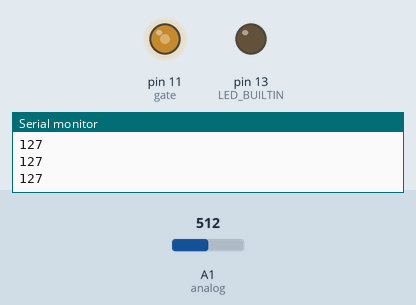
The sketch below on a simulated Arduino Uno, built with avr-gcc and run on an emulated ATmega328P. On the bench: output pins drawn as LEDs (lit = HIGH), the last lines printed to the serial monitor. The test bench sets the inputs (shaded band); at power-on: A1 (analog) = 512.

Above: at 1.2 s.
1.3 s: A1 (analog) set to 716
At 2.1 s:
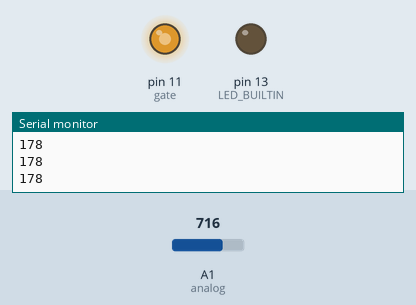
2.8 s: A1 (analog) set to 900
At 3.3 s:
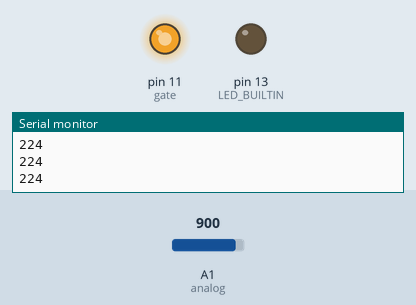
4.3 s: A1 (analog) set to 122
At 5.5 s:
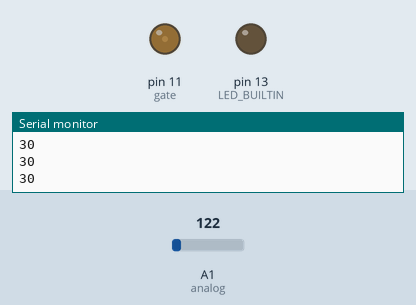
5.8 s: A1 (analog) set to 0
At 6.7 s:
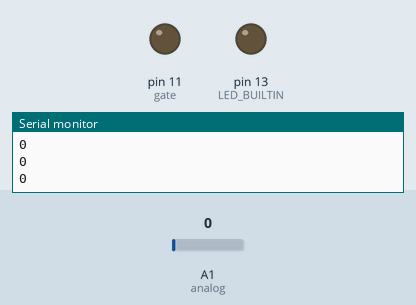
7.3 s: A1 (analog) set to 511
At 7.8 s:
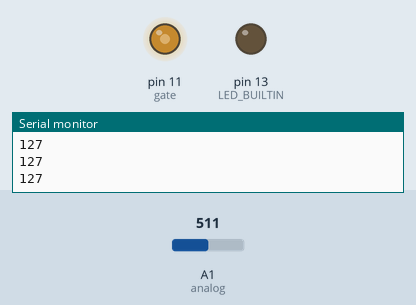
Timing chart, 0 to 9.8 s (numbered marks = the images above; inputs shaded):
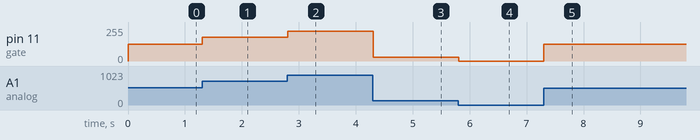

Measured:
- after the input at 1.3 s, pin 11 (gate): 127/255 → 178/255 at once
- after the input at 2.8 s, pin 11 (gate): 178/255 → 224/255 at once
- after the input at 4.3 s, pin 11 (gate): 224/255 → 30/255 at once
- after the input at 5.8 s, pin 11 (gate): 30/255 → 0/255 at once
- after the input at 7.3 s, pin 11 (gate): 0/255 → 127/255 at once

The sketch:

mosfet_dimmer.ino
```cpp
const int gate = 11; //transistor gate
const int analog = A1; //potentiometer value to control transistor


void setup() {
  // put your setup code here, to run once:
  Serial.begin(9600);
  pinMode(gate, OUTPUT);
  pinMode(LED_BUILTIN, OUTPUT);
}

void loop() {
  // put your main code here, to run repeatedly:
  int analogValue = analogRead(analog);
  int mappedValue = map(analogValue, 0, 1023, 0, 255);
  Serial.println(mappedValue);

  analogWrite(gate, mappedValue);
  digitalWrite(LED_BUILTIN, LOW);
}
```
